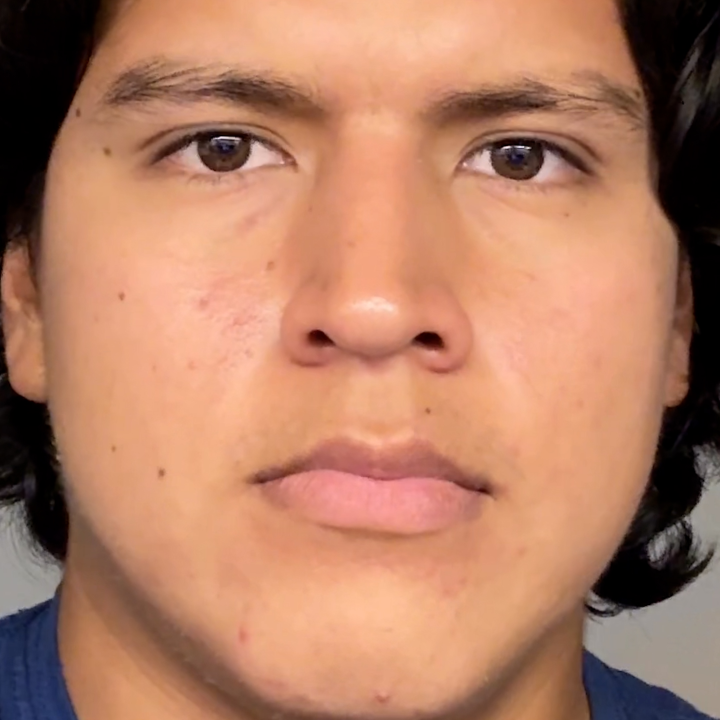
#> input picture trainingset/foto_46.jpg, 2160 x 2160 px, found by its file name (shown at 1/3 size); its folder holds 5 pictures in this run
$ jupyter execute --allow-errors Prueba_1_Imagen.ipynb
#> lines starting #> are read from the running program, lines starting #| are printed output that depends on the picture
[cell 1]
import cv2
import os
import numpy as np
import matplotlib.pyplot as plt
from sklearn.decomposition import PCA

[cell 2]
from google.colab import drive          #Leer de drive (opcional)
drive.mount('/content/drive')

## Data de entrenamiento

[cell 3]
ruta_fotos = '/content/drive/My Drive/Algebra tim/Entrega Final/trainingset'   #Ruta de la carpeta fotos
#ruta_fotos="C:\Users\Carlos\Desktop\ALGEBRA FOTOS\trainingset"

[cell 4]
tamano = (100, 100)
reniec = cv2.imread("foto_46.jpg", cv2.IMREAD_GRAYSCALE)
#> reniec: shape (2160, 2160); min 0, max 247, mean 138.8
reniec = cv2.resize(reniec, tamano)
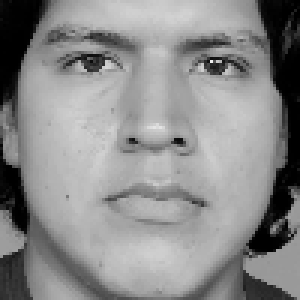
#> reniec: shape (100, 100) (shown 3 times larger); min 0, max 239, mean 138.8

Se necesitan imagenes suficientes para calcular valores propios (SVD) o componentes principales (PCA).
Por ello se generan 30 imagenes con diferentes niveles de brillo y exposicion para generar una variacion suficiente que permita al programa reconocer los rasgos faciales de la persona (Turk, Pentland 1991)

[cell 5]
#Creacion de imagenes necesarias


# Pasar img a float32
img = reniec.astype(np.float32)

# Rango de contraste (alpha): leve variación, sin exagerar
alphas = np.linspace(0.6, 1.4, 30)  # Contraste: de bajo a alto

# Rango de brillo (beta): sin llegar a extremos absolutos
betas = np.linspace(-100, 60, 30)    # Brillo: de oscuro a claro

plt.figure(figsize=(20, 4))

data_matrix = []  # Lista para almacenar vectores de imágenes

for i, (a, b) in enumerate(zip(alphas, betas)):
    # Aplicar transformación lineal
    img_mod = np.clip(a * img + b, 0, 255).astype(np.uint8)

    # Aplanar la imagen y guardarla en la lista
    img_vector = img_mod.flatten()
    data_matrix.append(img_vector)

    # Mostrar
    plt.subplot(1, 30, i + 1)
    plt.imshow(img_mod, cmap='gray')
    plt.title(f'{i+1}', fontsize=8)
    plt.axis('off')
#> this loop made 30 passes
#> pass 1, `img_mod = np.clip(a * img + b, 0, 255).astype(np.uint8)`:
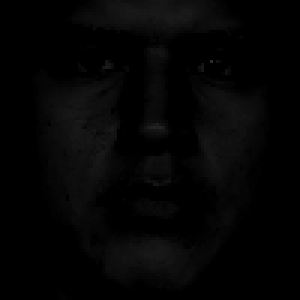
#> img_mod: shape (100, 100) (shown 3 times larger); min 0, max 43, mean 4.4
#> pass 3, `img_mod = np.clip(a * img + b, 0, 255).astype(np.uint8)`:
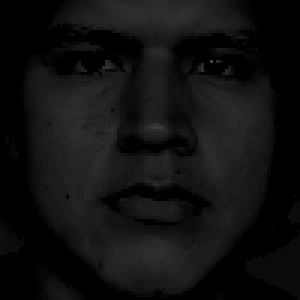
#> img_mod: shape (100, 100) (shown 3 times larger); min 0, max 67, mean 16.5
#> after the loop, data_matrix = 30 items


plt.tight_layout()
plt.show()

[cell 6]
# Crear la matriz X
X = np.array(data_matrix)
print(f"Shape X: {X.shape}")
#| Shape X: (30, 10000)
X_mean = np.mean(X, axis=0)
#> X_mean = 10000 values, max 189.5 at index 2070, min 11.67 at index 98, mean 119.3
X_centered = X - X_mean

## Data test

[cell 7]
ruta_fotos = '/content/drive/My Drive/Algebra tim/Entrega Final/TestSet'   #Ruta de la carpeta fotos
#ruta_fotos="C:\Users\Carlos\Desktop\ALGEBRA FOTOS\trainingset"

[cell 8]
data_matrix = []
labels = []

#> (the rest of this cell did not finish here and is left out)

## Visualizacion

[cell 9]
plt.figure(figsize=(10, 5))

plt.subplot(1, 3, 1)
plt.imshow(X[15].reshape((100, 100)), cmap='gray')
plt.title('X[15]')
plt.axis('off')

plt.subplot(1, 3, 2)
plt.imshow(X_mean.reshape((100, 100)), cmap='gray')
plt.title('mean face')
plt.axis('off')

plt.subplot(1, 3, 3)
plt.imshow(X_centered[15].reshape((100, 100)), cmap='gray')
plt.title('X[15] - X_mean')
plt.axis('off')

plt.show()

Al usar X_centered, las componentes principales (Eigenfaces) pueden capturan patrones de variación, no información redundante o promedio.

[cell 10]
# [12 lines left out: function mostrar_lado_a_lado_sin_titulos, not called in this run]

# SVD

Se necesitan imagenes suficientes para calcular valores propios (SVD) o componentes principales (PCA).
Por ello se utilizan 60 imagenes con diferentes niveles de brillo y exposicion para generar una variacion suficiente que permita al programa reconocer los rasgos faciales de la persona (Turk, Pentland 1991)

[cell 11]
#-------------- Aplicar SVD ---------------------
U, S, Vt = np.linalg.svd(X_centered, full_matrices=False)
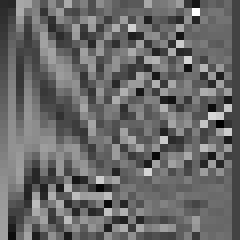
#> U: shape (30, 30) float64 (shown 8 times larger); min -0.501, max 0.701, mean -0.00609; drawn with min black and max white
#> S = 30 values, max 40370.5 at index 0, min 3.47e-11 at index 29, mean 1634.9

print("Formas de U, S, Vt:")
print("U:", U.shape)
#| U: (30, 30)
print("S:", S.shape)
#| S: (30,)
print("Vt:", Vt.shape)
#| Vt: (30, 10000)

* Vectores de Vt orresponden a las direcciones principales de los datos.

* En imágenes, esas direcciones se llaman Eigenfaces, porque al reestructurarlos en forma de imagen, representan patrones base que explican variación entre rostros

[cell 12]
# Cantidad de eigenfaces a mostrar
k = 5
# Crear figura con 1 fila y k columnas
fig, axes = plt.subplots(1, k, figsize=(15, 4))

for i in range(k):
    eigenface = Vt[i].reshape(100, 100)  # Ajusta según tamaño real
    axes[i].imshow(eigenface, cmap='gray')
    axes[i].set_title(f'Eigenface {i+1}')
    axes[i].axis('off')
#> this loop made 5 passes
#> pass 1, `eigenface = Vt[i].reshape(100, 100)`:
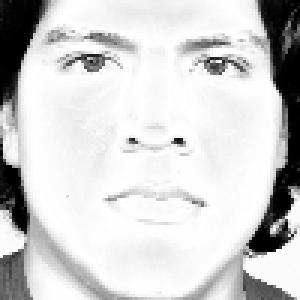
#> eigenface: shape (100, 100) float64 (shown 3 times larger); min 0.00195, max 0.0113, mean 0.00958; drawn with min black and max white
#> pass 3, `eigenface = Vt[i].reshape(100, 100)`:
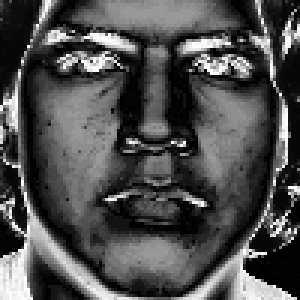
#> eigenface: shape (100, 100) float64 (shown 3 times larger); min -0.0114, max 0.0265, mean 0.000335; drawn with min black and max white

plt.tight_layout()
plt.show()
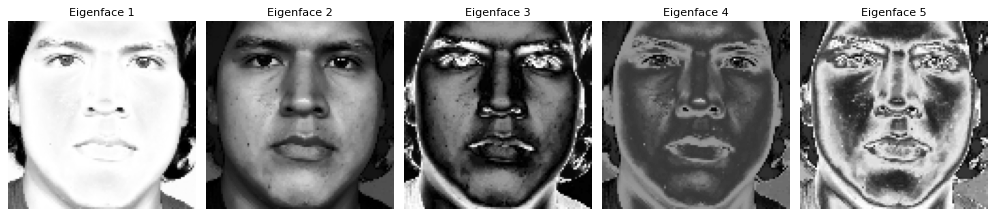
#> figure drawn by matplotlib, 5 panels

Cada Eigenface es un "patrón base" que, combinado linealmente, puede reconstruir cualquier cara del conjunto.

[cell 13]
# Cuadrados de los valores singulares
varianzas = S**2
#> varianzas = 30 values, max 1.63e+09 at index 0, min 1.2e-21 at index 29, mean 55025385.7

# Proporción de varianza explicada por cada componente
var_explicada = varianzas / np.sum(varianzas)
#> var_explicada = 30 values, max 0.987 at index 0, min 7.29e-31 at index 29, mean 0.0333

# Varianza acumulada (para saber cuántos necesitas para llegar al 90%, por ejemplo)
var_acumulada = np.cumsum(var_explicada)
#> var_acumulada = 30 values from 0.987 to 1

plt.figure(figsize=(10, 5))
plt.plot(np.arange(1, len(S)+1), var_acumulada, marker='o')
plt.xlabel('Número de componentes')
plt.ylabel('Varianza acumulada')
plt.title('Varianza explicada acumulada por los componentes principales (eigenfaces)')
plt.grid(True)
plt.show()
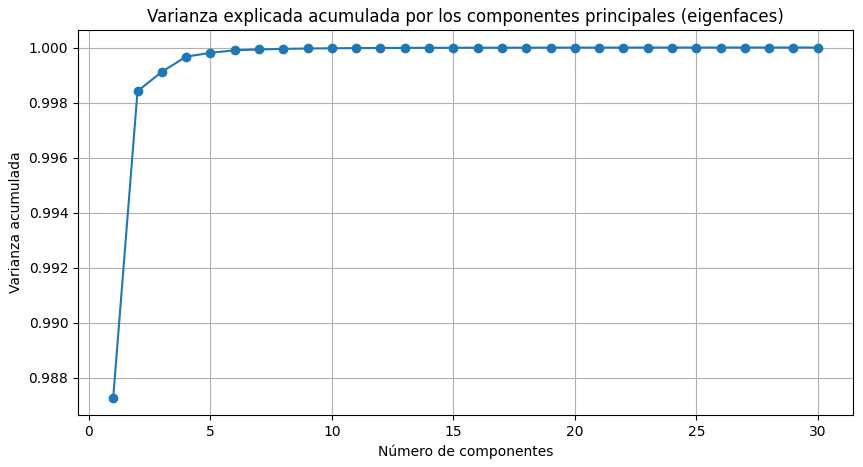
#> figure drawn by matplotlib, 1 panel; curve peaks at x = 29, y = 1

# Mostrar las primeras 10 varianzas explicadas con más precisión
for i in range(5):
    print(f"Componente {i+1:2d}:  Varianza = {var_explicada[i]:.6f}   Acumulada = {var_acumulada[i]:.6f}")

# Pruebas SVD:

[cell 14]
# [18 lines left out: function comparar_con_svd, not called in this run]

#> (a cell that did not finish here is left out)

# PCA

[cell 16]
# Entrenar PCA
k = 30  # puedes ajustar este valor
pca = PCA(n_components=k)
pca.fit(X)

[cell 17]
# Cantidad de eigenfaces a mostrar
k = 5
fig, axes = plt.subplots(1, k, figsize=(15, 4))

for i in range(k):
    eigenface = pca.components_[i].reshape(100, 100)
    axes[i].imshow(eigenface, cmap='gray')
    axes[i].set_title(f'Eigenface {i+1}')
    axes[i].axis('off')

plt.tight_layout()
plt.show()
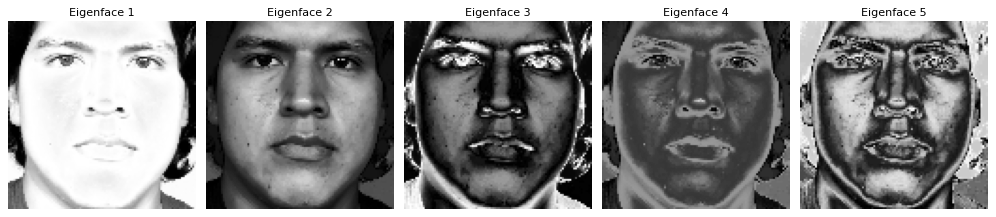
#> figure drawn by matplotlib, 5 panels

[cell 18]
plt.plot(np.cumsum(pca.explained_variance_ratio_))
plt.xlabel("Número de componentes")
plt.ylabel("Varianza explicada acumulada")
plt.title("Varianza explicada por PCA")
plt.grid(True)
plt.show()
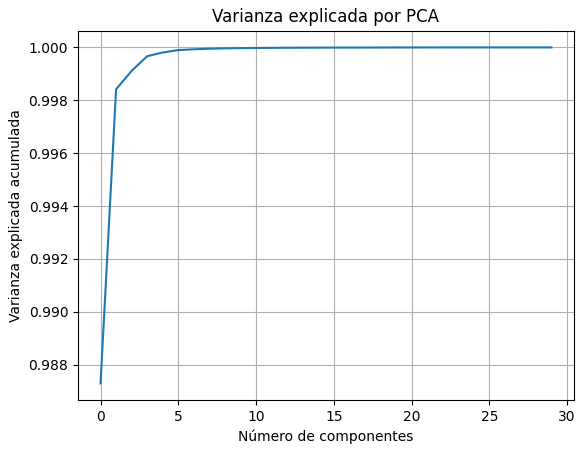
#> figure drawn by matplotlib, 1 panel; curve peaks at x = 28, y = 1

#Mostrar las primeras 5 varianzas explicadas
for i in range(5):
  print(f"Componente {i+1:2d}:  Varianza = {pca.explained_variance_ratio_[i]:.6f}   Acumulada = {np.cumsum(pca.explained_variance_ratio_)[i]:.6f}")

[cell 19]
# [21 lines left out: function comparar_con_pca, not called in this run]

# Pruebas PCA

#> (a cell that did not finish here is left out)

# Comparacion de modelos

[cell 21]
from sklearn.metrics import confusion_matrix, ConfusionMatrixDisplay, accuracy_score
import time
import tracemalloc
import matplotlib.pyplot as plt

[cell 22]
# Configuración
k = 5
umbral = 3500
y_true = [1 if label == 'carlos' else 0 for label in labels]
ref = X[15].reshape(100, 100)

# Evaluación con imagen fija SVD
y_pred_svd = []
tiempo_total = 0
mem_total = 0

#> (the rest of this cell did not finish here and is left out)
